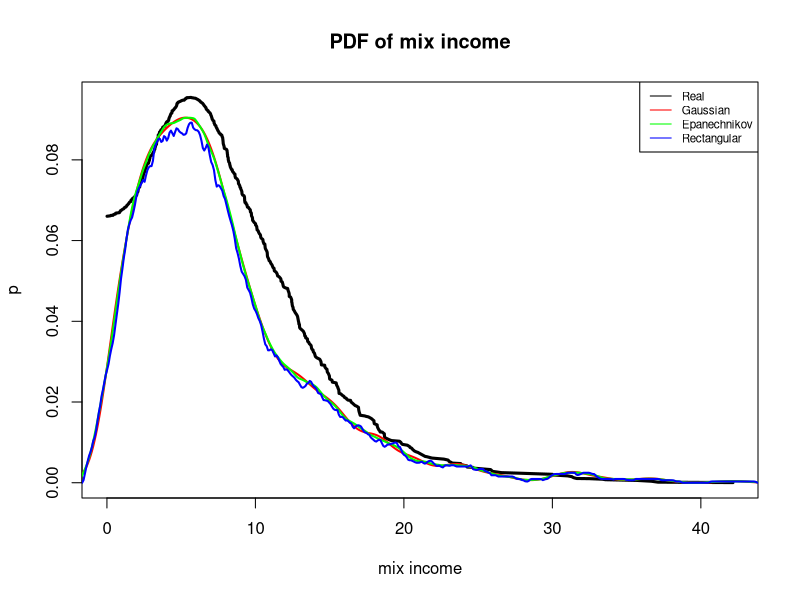
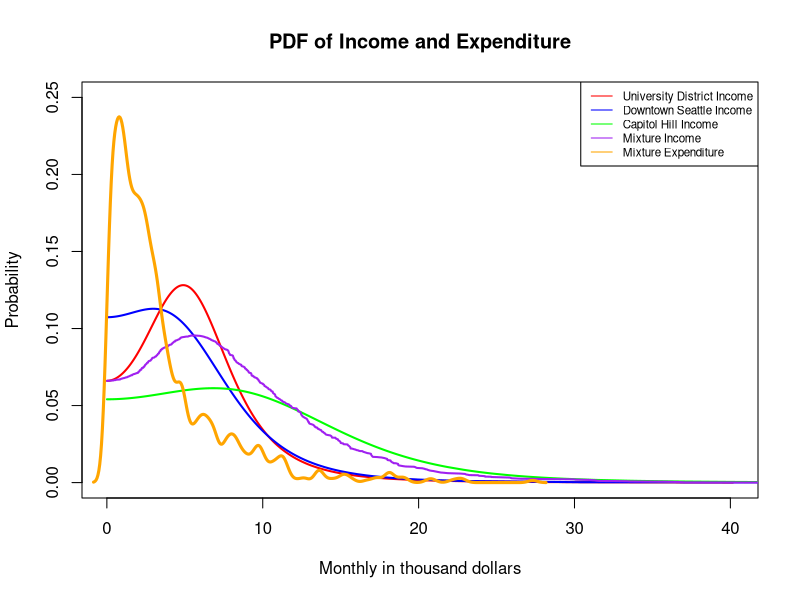

R code for these plots, in order: (Note: a time limit stopped this script after it produced the figures.)
set.seed(123)
###### General Setup ######
# Absolute value density
fun = function (y, k, m, s)
  return ((dt((y-m)/s, k)+ dt((-y-m)/s, k))/s)
# Income parameters
## University District
k1 = 3
m1 = 5
s1 = 3
## Downtown Seattle
k2 = 4
m2 = 4
s2 = 4
## Capitol Hill
k3 = 5
m3 = 8
s3 = 7
# Expenditure parameters
mu_exp = 2.5
beta = 0.7
fun2 = function(x) {
  mux = mean(x)
  e = rt(length(x), 4)
  return(mu_exp+beta*(x-mux)+1*e)
}
# University District
t_UD = rt(1000, k1)
income_UD = sort(abs(s1*t_UD+m1))
absolute_UD = fun(income_UD, k1, m1, s1)
# Downtown Seattle
t_DS = rt(1000, k2)
income_DS = sort(abs(s2*t_DS+m2))
absolute_DS = fun(income_DS, k2, m2, s2)
# Capitol Hill
t_CH = rt(1000, k3)
income_CH = sort(abs(s3*t_CH+m3))
absolute_CH = fun(income_CH, k3, m3, s3)
# Mixture
pp = c(0.42, 0.13, 0.45)
mix_pdf = pp[1]*absolute_UD+pp[2]*absolute_DS+pp[3]*absolute_CH
nd = rmultinom(1, 1000, pp)[, 1]
mix1 = sample(income_UD, nd[1])
mix2 = sample(income_DS, nd[2])
mix3 = sample(income_CH, nd[3])
mix_income = sort(c(mix1, mix2, mix3))
# Expenditure
expenditure = abs(fun2(mix_income))

###### KDE ######
kde_G = density(mix_income, bw="SJ", kernel="gaussian")
kde_E = density(mix_income, bw="SJ", kernel="epanechnikov")
kde_R = density(mix_income, bw="SJ", kernel="rectangular")
plot(mix_income, mix_pdf, 
     main="PDF of mix income",
     xlab="mix income",
     ylab="p",
     type="l", lwd=3)
lines(kde_G, col="red", lwd=2)
lines(kde_E, col="green", lwd=2)
lines(kde_R, col="blue", lwd=2)
legend("topright",
       c("Real", "Gaussian", "Epanechnikov", "Rectangular"),
       col=c("black", "red", "green", "blue"),
       lty=1, cex=0.7)
bw_G = kde_G$bw
bw_E = kde_E$bw
bw_R = kde_R$bw
cat(bw_G, bw_E, bw_R)
bias_G_vec = rep(NA, 1000)
MSE_G_vec = rep(NA, 1000)
bias_E_vec = rep(NA, 1000)
MSE_E_vec = rep(NA, 1000)
bias_R_vec = rep(NA, 1000)
MSE_R_vec = rep(NA, 1000)
for (i in 1:1000) {
  bias_G_vec[i] = kde_G$y[1] - mix_income[1]
  MSE_G_vec[i] = mean((kde_G$y[1] - mix_income[1])^2)
  bias_E_vec[i] = kde_E$y[1] - mix_income[1]
  MSE_E_vec[i] = mean((kde_E$y[1] - mix_income[1])^2)
  bias_R_vec[i] = kde_R$y[1] - mix_income[1]
  MSE_R_vec[i] = mean((kde_R$y[1] - mix_income[1])^2)
}
bias_G = mean(bias_G_vec)
MSE_G = mean(MSE_G_vec)
bias_E = mean(bias_E_vec)
MSE_E = mean(MSE_E_vec)
bias_R = mean(bias_R_vec)
MSE_R = mean(MSE_R_vec)

###### PDF ######
plot(income_UD, absolute_UD, 
     main="PDF of Income and Expenditure",
     xlab="Monthly in thousand dollars",
     ylab="Probability",
     ylim=c(0, 0.25),
     type="l", 
     col="red", 
     lwd=2)
lines(income_DS, absolute_DS, 
      type="l", 
      col="blue", 
      lwd=2)
lines(income_CH, absolute_CH, 
      type="l", 
      col="green", 
      lwd=2)
lines(mix_income, mix_pdf,
      type="l",
      col="purple", 
      lwd=2)
lines(density(expenditure, bw="SJ", kernel="gaussian"), 
      lwd=3, 
      col="orange") # Estimated by Gaussian kernel
legend("topright",
       c("University District Income", "Downtown Seattle Income",
         "Capitol Hill Income", "Mixture Income", "Mixture Expenditure"),
       col=c("red", "blue", "green", "purple", "orange"),
       lty=1,
       cex=0.7)

###### Test 1: mix income and expenditure ######
n = 50
# permutation test
nrep = 100
nperm = 1000
## storage
perm_pvalue_IQR = rep(NA, nrep)
perm_lower_IQR = rep(NA, n)
perm_pvalue_median = rep(NA, nrep)
perm_lower_median = rep(NA, n)
diff_IQR = IQR(mix_income)-IQR(expenditure)
diff_median = median(mix_income)-median(expenditure)
diff_IQR_per = rep(NA, nrep)
diff_median_per = rep(NA, nrep)
data_pull = c(mix_income, expenditure)
for (i in 2:n) {
  for (j in 1:nrep) {
    ## permutation
    for (k in 1:nperm) {
      ## test for power
      w_per = sample(2000, 2*i, replace=FALSE)
      data_per = data_pull[w_per]
      income_new = data_per[1:i]
      expend_new = data_per[(i+1):(2*i)]
      diff_new_IQR = IQR(income_new)-IQR(expend_new)
      diff_new_median = median(income_new)-median(expend_new)
      diff_IQR_per[k] = diff_new_IQR
      diff_median_per[k] = diff_new_median
    }
    perm_pvalue_IQR[j] = (length(which(diff_IQR_per>=diff_IQR))+1)/(nperm+1)
    perm_pvalue_median[j] = (length(which(diff_median_per>=diff_median))+1)/(nperm+1)
  }
  est_perm_power_IQR =  length(perm_pvalue_IQR[perm_pvalue_IQR<=0.05])/nrep
  est_perm_se_IQR = sqrt(est_perm_power_IQR*(1-est_perm_power_IQR)/nrep)
  est_perm_power_median =  length(perm_pvalue_median[perm_pvalue_median<=0.05])/nrep
  est_perm_se_median = sqrt(est_perm_power_median*(1-est_perm_power_median)/nrep)
  perm_lower_IQR[i] = est_perm_power_IQR-qnorm(0.975)*est_perm_se_IQR
  perm_lower_median[i] = est_perm_power_median-qnorm(0.975)*est_perm_se_median
}

# KS test
nrep = 10000
## storage
ks_pvalue = rep(NA, nrep)
ks_lower = rep(NA, n)
for (i in 2:n) {
  ## Monte Carlo
  for (j in 1:nrep) {
    ## Generate data
    t_UD = rt(i, k1)
    income_UD = sort(abs(s1*t_UD+m1))
    t_DS = rt(i, k2)
    income_DS = sort(abs(s2*t_DS+m2))
    t_CH = rt(i, k3)
    income_CH = sort(abs(s3*t_CH+m3))
    nd = rmultinom(1, i, pp)[, 1]
    mix1 = sample(income_UD, nd[1])
    mix2 = sample(income_DS, nd[2])
    mix3 = sample(income_CH, nd[3])
    mix_income = sort(c(mix1, mix2, mix3))
    expenditure = abs(fun2(mix_income))
    ## test for power
    ks_test = ks.test(mix_income, expenditure)
    ks_pvalue[j] = ks_test$p.value
  }
  est_ks_power =  length(ks_pvalue[ks_pvalue<=0.05])/nrep
  est_ks_se = sqrt(est_ks_power*(1-est_ks_power)/nrep)
  ks_lower[i] = est_ks_power-qnorm(0.975)*est_ks_se
}

## plot
plot(1:n, ks_lower, 
     main="n VS lower 95% CI of power",
     ylab="power",
     xlab="n",
     col="blue",
     type="l",
     lwd=3)
ks_n = 2
while (ks_lower[ks_n] < 0.8) {
  ks_n = ks_n+1
}
abline(v=ks_n, col="blue", lty=2)

lines(1:n, perm_lower_IQR, 
      col="green", lwd=3)
perm_n_IQR = 2
while (perm_lower_IQR[perm_n_IQR] < 0.8) {
  perm_n_IQR = perm_n_IQR+1
}
abline(v=perm_n_IQR, col="green", lty=2)

lines(1:n, perm_lower_median, 
      col="orange", lwd=3)
perm_n_median = 2
while (perm_lower_median[perm_n_median] < 0.8) {
  perm_n_median = perm_n_median+1
}
abline(v=perm_n_median, col="orange", lty=2)
abline(h=0.8, col="red", lwd=2)
legend("bottomright",
       c("KS test", "Permutation on IQR", "Permutation on Median"),
       col=c("blue", "green", "orange"),
       pch=19,
       cex=0.4)

c(ks_n, perm_n_IQR, perm_n_median)

###### Test 2: DS income and CH income ######
n = 50
# permutation test
nrep = 100
nperm = 1000
## storage
perm_pvalue_IQR = rep(NA, nrep)
perm_lower_IQR = rep(NA, n)
perm_pvalue_median = rep(NA, nrep)
perm_lower_median = rep(NA, n)
diff_IQR = IQR(income_CH)-IQR(income_DS)
diff_median = median(income_CH)-median(income_DS)
diff_IQR_per = rep(NA, nrep)
diff_median_per = rep(NA, nrep)
data_pull = c(income_CH, income_DS)
for (i in 2:n) {
  for (j in 1:nrep) {
    ## permutation
    for (k in 1:nperm) {
      ## test for power
      w_per = sample(2000, 2*i, replace=FALSE)
      data_per = data_pull[w_per]
      CH_new = data_per[1:i]
      DS_new = data_per[(i+1):(2*i)]
      diff_new_IQR = IQR(CH_new)-IQR(DS_new)
      diff_new_median = median(CH_new)-median(DS_new)
      diff_IQR_per[k] = diff_new_IQR
      diff_median_per[k] = diff_new_median
    }
    perm_pvalue_IQR[j] = (length(which(diff_IQR_per>=diff_IQR))+1)/(nperm+1)
    perm_pvalue_median[j] = (length(which(diff_median_per>=diff_median))+1)/(nperm+1)
  }
  est_perm_power_IQR =  length(perm_pvalue_IQR[perm_pvalue_IQR<=0.05])/nrep
  est_perm_se_IQR = sqrt(est_perm_power_IQR*(1-est_perm_power_IQR)/nrep)
  est_perm_power_median =  length(perm_pvalue_median[perm_pvalue_median<=0.05])/nrep
  est_perm_se_median = sqrt(est_perm_power_median*(1-est_perm_power_median)/nrep)
  perm_lower_IQR[i] = est_perm_power_IQR-qnorm(0.975)*est_perm_se_IQR
  perm_lower_median[i] = est_perm_power_median-qnorm(0.975)*est_perm_se_median
}

# KS test
nrep = 10000
## storage
ks_pvalue = rep(NA, nrep)
ks_lower = rep(NA, n)
for (i in 2:n) {
  ## Monte Carlo
  for (j in 1:nrep) {
    ## Generate data
    t_DS = rt(i, k2)
    income_DS = sort(abs(s2*t_DS+m2))
    t_CH = rt(i, k3)
    income_CH = sort(abs(s3*t_CH+m3))
    ## test for power
    ks_test = ks.test(income_CH, income_DS)
    ks_pvalue[j] = ks_test$p.value
  }
  est_ks_power =  length(ks_pvalue[ks_pvalue<=0.05])/nrep
  est_ks_se = sqrt(est_ks_power*(1-est_ks_power)/nrep)
  ks_lower[i] = est_ks_power-qnorm(0.975)*est_ks_se
}

## plot
plot(1:n, ks_lower, 
     main="n VS lower 95% CI of power",
     ylim=c(0,1),
     ylab="power",
     xlab="n",
     col="blue",
     type="l",
     lwd=3)
ks_n = 2
while (ks_lower[ks_n] < 0.8) {
  ks_n = ks_n+1
}
abline(v=ks_n, col="blue", lty=2)

lines(1:n, perm_lower_IQR, 
      col="green", lwd=3)
perm_n_IQR = 2
while (perm_lower_IQR[perm_n_IQR] < 0.8) {
  perm_n_IQR = perm_n_IQR+1
}
abline(v=perm_n_IQR, col="green", lty=2)

lines(1:n, perm_lower_median, 
      col="orange", lwd=3)
perm_n_median = 2
while (perm_lower_median[perm_n_median] < 0.8) {
  perm_n_median = perm_n_median+1
}
abline(v=perm_n_median, col="orange", lty=2)
abline(h=0.8, col="red", lwd=2)

legend("bottomright",
       c("KS test", "Permutation on IQR", "Permutation on Median"),
       col=c("blue", "green", "orange"),
       pch=19,
       cex=0.4)

c(ks_n, perm_n_IQR, perm_n_median)

###### Test 3: UD income and CH income ######
n = 50
# permutation test
nrep = 100
nperm = 1000
## storage
perm_pvalue_IQR = rep(NA, nrep)
perm_lower_IQR = rep(NA, n)
perm_pvalue_median = rep(NA, nrep)
perm_lower_median = rep(NA, n)
diff_IQR = IQR(income_CH)-IQR(income_UD)
diff_median = median(income_CH)-median(income_UD)
diff_IQR_per = rep(NA, nrep)
diff_median_per = rep(NA, nrep)
data_pull = c(income_CH, income_UD)
for (i in 2:n) {
  for (j in 1:nrep) {
    ## permutation
    for (k in 1:nperm) {
      ## test for power
      w_per = sample(2000, 2*i, replace=FALSE)
      data_per = data_pull[w_per]
      CH_new = data_per[1:i]
      UD_new = data_per[(i+1):(2*i)]
      diff_new_IQR = IQR(CH_new)-IQR(UD_new)
      diff_new_median = median(CH_new)-median(UD_new)
      diff_IQR_per[k] = diff_new_IQR
      diff_median_per[k] = diff_new_median
    }
    perm_pvalue_IQR[j] = (length(which(diff_IQR_per>=diff_IQR))+1)/(nperm+1)
    perm_pvalue_median[j] = (length(which(diff_median_per>=diff_median))+1)/(nperm+1)
  }
  est_perm_power_IQR =  length(perm_pvalue_IQR[perm_pvalue_IQR<=0.05])/nrep
  est_perm_se_IQR = sqrt(est_perm_power_IQR*(1-est_perm_power_IQR)/nrep)
  est_perm_power_median =  length(perm_pvalue_median[perm_pvalue_median<=0.05])/nrep
  est_perm_se_median = sqrt(est_perm_power_median*(1-est_perm_power_median)/nrep)
  perm_lower_IQR[i] = est_perm_power_IQR-qnorm(0.975)*est_perm_se_IQR
  perm_lower_median[i] = est_perm_power_median-qnorm(0.975)*est_perm_se_median
}

# KS test
nrep = 10000
## storage
ks_pvalue = rep(NA, nrep)
ks_lower = rep(NA, n)
for (i in 2:n) {
  ## Monte Carlo
  for (j in 1:nrep) {
    ## Generate data
    t_UD = rt(1000, k1)
    income_UD = sort(abs(s1*t_UD+m1))
    t_CH = rt(i, k3)
    income_CH = sort(abs(s3*t_CH+m3))
    ## test for power
    ks_test = ks.test(income_CH, income_UD)
    ks_pvalue[j] = ks_test$p.value
  }
  est_ks_power =  length(ks_pvalue[ks_pvalue<=0.05])/nrep
  est_ks_se = sqrt(est_ks_power*(1-est_ks_power)/nrep)
  ks_lower[i] = est_ks_power-qnorm(0.975)*est_ks_se
}

## plot
plot(1:n, ks_lower, 
     main="n VS lower 95% CI of power",
     ylim=c(0,1),
     ylab="power",
     xlab="n",
     col="blue",
     type="l",
     lwd=3)
ks_n = 2
while (ks_lower[ks_n] < 0.8) {
  ks_n = ks_n+1
}
abline(v=ks_n, col="blue", lty=2)

lines(1:n, perm_lower_IQR, 
      col="green", lwd=3)
perm_n_IQR = 2
while (perm_lower_IQR[perm_n_IQR] < 0.8) {
  perm_n_IQR = perm_n_IQR+1
}
abline(v=perm_n_IQR, col="green", lty=2)

lines(1:n, perm_lower_median, 
      col="orange", lwd=3)
perm_n_median = 2
while (perm_lower_median[perm_n_median] < 0.8) {
  perm_n_median = perm_n_median+1
}
abline(v=perm_n_median, col="orange", lty=2)
abline(h=0.8, col="red", lwd=2)
legend("bottomright",
       c("KS test", "Permutation on IQR", "Permutation on Median"),
       col=c("blue", "green", "orange"),
       pch=19,
       cex=0.4)

c(ks_n, perm_n_IQR, perm_n_median)

###### Test 4: UD income and DS income ######
n = 1000
nvec = seq(2, n, 50)

# permutation test
nrep = 100
nperm = 1000
## storage
perm_pvalue_IQR = rep(NA, nrep)
perm_lower_IQR = c()
perm_pvalue_median = rep(NA, nrep)
perm_lower_median = c()
diff_IQR = IQR(income_DS)-IQR(income_UD)
diff_median = median(income_UD)-median(income_DS)
diff_IQR_per = rep(NA, nrep)
diff_median_per = rep(NA, nrep)
data_pull = c(income_DS, income_UD)
for (i in nvec) {
  for (j in 1:nrep) {
    ## permutation
    for (k in 1:nperm) {
      ## test for power
      w_per = sample(2000, 2*i, replace=FALSE)
      data_per = data_pull[w_per]
      UD_new = data_per[1:i]
      DS_new = data_per[(i+1):(2*i)]
      diff_new_IQR = IQR(UD_new)-IQR(DS_new)
      diff_new_median = median(DS_new)-median(UD_new)
      diff_IQR_per[k] = diff_new_IQR
      diff_median_per[k] = diff_new_median
    }
    perm_pvalue_IQR[j] = (length(which(diff_IQR_per>=diff_IQR))+1)/(nperm+1)
    perm_pvalue_median[j] = (length(which(diff_median_per>=diff_median))+1)/(nperm+1)
  }
  est_perm_power_IQR =  length(perm_pvalue_IQR[perm_pvalue_IQR<=0.05])/nrep
  est_perm_se_IQR = sqrt(est_perm_power_IQR*(1-est_perm_power_IQR)/nrep)
  est_perm_power_median =  length(perm_pvalue_median[perm_pvalue_median<=0.05])/nrep
  est_perm_se_median = sqrt(est_perm_power_median*(1-est_perm_power_median)/nrep)
  perm_lower_IQR = append(perm_lower_IQR, est_perm_power_IQR-qnorm(0.975)*est_perm_se_IQR)
  perm_lower_median = append(perm_lower_median, 
                             est_perm_power_median-qnorm(0.975)*est_perm_se_median)
}

# KS test
nrep = 10000
## storage
ks_pvalue = rep(NA, nrep)
ks_lower = c()
for (i in nvec) {
  ## Monte Carlo
  for (j in 1:nrep) {
    ## Generate data
    t_UD = rt(i, k1)
    income_UD = sort(abs(s1*t_UD+m1))
    t_DS = rt(i, k2)
    income_DS = sort(abs(s2*t_DS+m2))
    ## test for power
    ks_test = ks.test(income_UD, income_DS)
    ks_pvalue[j] = ks_test$p.value
  }
  est_ks_power =  length(ks_pvalue[ks_pvalue<=0.05])/nrep
  est_ks_se = sqrt(est_ks_power*(1-est_ks_power)/nrep)
  ks_lower = append(ks_lower, est_ks_power-qnorm(0.975)*est_ks_se)
}
## plot
plot(nvec, ks_lower, 
     main="n VS lower 95% CI of power",
     ylab="power",
     xlab="n",
     col="blue",
     type="l",
     lwd=3)
lines(nvec, perm_lower_IQR, 
      col="green", lwd=3)
lines(nvec, perm_lower_median, 
      col="orange", lwd=3)
index = 1
ks_n = 2
while (ks_lower[index] < 0.8) {
  ks_n = ks_n+50
  index = index+1
}
abline(v=ks_n, col="blue", lty=2)
index = 1
perm_n_IQR = 2
while (perm_lower_IQR[index] < 0.8) {
  perm_n_IQR = perm_n_IQR+50
  index = index+1
}
abline(v=perm_n_IQR, col="green", lty=2)
index = 1
perm_n_median = 2
while (perm_lower_median[index] < 0.8) {
  perm_n_median = perm_n_median+50
  index = index+1
}
abline(v=perm_n_median, col="orange", lty=2)
abline(h=0.8, col="red", lwd=2)
legend("topleft",
       c("KS test", "Permutation on IQR", "Permutation on Median"),
       col=c("blue", "green", "orange"),
       pch=19,
       cex=0.4)

c(ks_n, perm_n_IQR, perm_n_median)

###### Compare Variance ######
# permutation
nperm = 10000
## mix income and expenditure
## storage
diff_IQR = rep(NA, nperm)
diff_median = rep(NA, nperm)
data_pull = c(mix_income, expenditure)
for (i in 1:nperm) {
  ## test for power
  w_per = sample(2000, 2000, replace=FALSE)
  data_per = data_pull[w_per]
  income_new = data_per[1:1000]
  expend_new = data_per[1001:2000]
  diff_IQR[i] = IQR(income_new)-IQR(expend_new)
  diff_median[i] = median(income_new)-median(expend_new)
}
hist(diff_IQR, col="red",
     main="Histogram of Difference",
     xlab="difference")
hist(diff_median, add=TRUE, col="blue")
legend("topright", c("Diff in IQR", "Diff in Median"),
       col=c("red", "blue"), lty=1, cex=0.5)
var1_IQR = var(diff_IQR)
var1_median = var(diff_median)

## Downtown Seattle and Capitol Hill
## storage
diff_IQR = rep(NA, nperm)
diff_median = rep(NA, nperm)
data_pull = c(income_DS, income_CH)
for (i in 1:nperm) {
  ## test for power
  w_per = sample(2000, 2000, replace=FALSE)
  data_per = data_pull[w_per]
  DS_new = data_per[1:1000]
  CH_new = data_per[1001:2000]
  diff_IQR[i] = IQR(CH_new)-IQR(DS_new)
  diff_median[i] = median(CH_new)-median(DS_new)
}
hist(diff_IQR, col="red",
     main="Histogram of Difference",
     xlab="difference")
hist(diff_median, add=TRUE, col="blue")
legend("topright", c("Diff in IQR", "Diff in Median"),
       col=c("red", "blue"), lty=1, cex=0.5)
var2_IQR = var(diff_IQR)
var2_median = var(diff_median)

## University District and Capitol Hill
## storage
diff_IQR = rep(NA, nperm)
diff_median = rep(NA, nperm)
data_pull = c(income_UD, income_CH)
for (i in 1:nperm) {
  ## test for power
  w_per = sample(2000, 2000, replace=FALSE)
  data_per = data_pull[w_per]
  UD_new = data_per[1:1000]
  CH_new = data_per[1001:2000]
  diff_IQR[i] = IQR(CH_new)-IQR(UD_new)
  diff_median[i] = median(CH_new)-median(UD_new)
}
hist(diff_IQR, col="red",
     main="Histogram of Difference",
     xlab="difference")
hist(diff_median, add=TRUE, col="blue")
legend("topright", c("Diff in IQR", "Diff in Median"),
       col=c("red", "blue"), lty=1, cex=0.5)
var3_IQR = var(diff_IQR)
var3_median = var(diff_median)

## Downtown Seattle and University District
## storage
diff_IQR = rep(NA, nperm)
diff_median = rep(NA, nperm)
data_pull = c(income_DS, income_UD)
for (i in 1:nperm) {
  ## test for power
  w_per = sample(2000, 2000, replace=FALSE)
  data_per = data_pull[w_per]
  DS_new = data_per[1:1000]
  UD_new = data_per[1001:2000]
  diff_IQR[i] = IQR(DS_new)-IQR(UD_new)
  diff_median[i] = median(DS_new)-median(UD_new)
}
hist(diff_IQR, col="red",
     ylim=c(0,2000),
     main="Histogram of Difference",
     xlab="difference")
hist(diff_median, add=TRUE, col="blue")
legend("topright", c("Diff in IQR", "Diff in Median"),
       col=c("red", "blue"), lty=1, cex=0.5)
var4_IQR = var(diff_IQR)
var4_median = var(diff_median)
